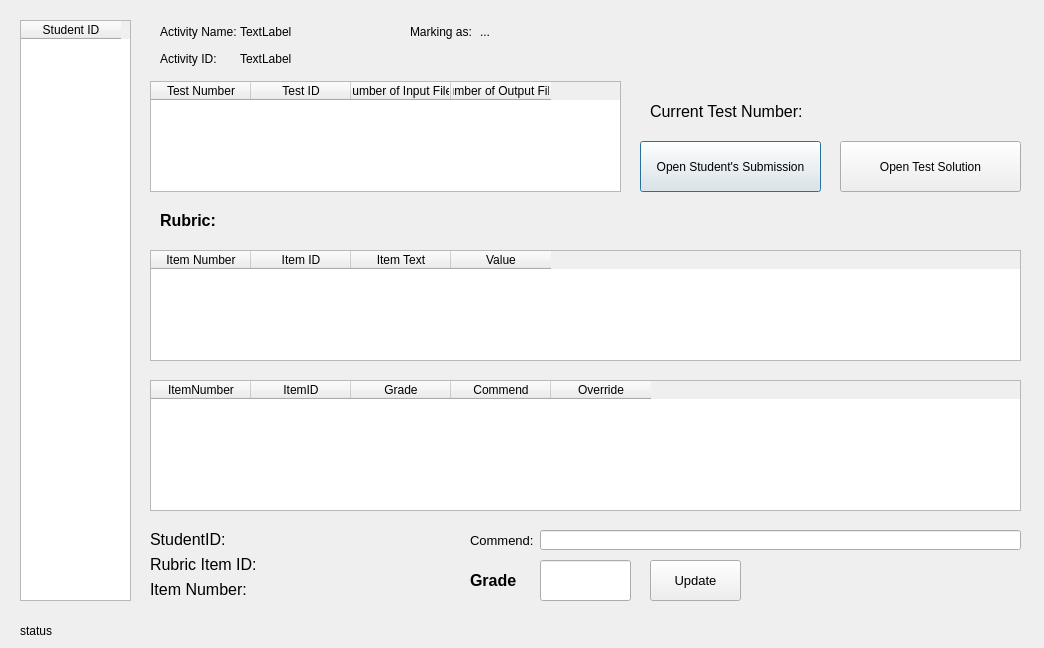
<?xml version="1.0" encoding="UTF-8"?>
<ui version="4.0">
 <class>GradingProgammingASM</class>
 <widget class="QDialog" name="GradingProgammingASM">
  <property name="geometry">
   <rect>
    <x>0</x>
    <y>0</y>
    <width>1044</width>
    <height>648</height>
   </rect>
  </property>
  <property name="windowTitle">
   <string>Dialog</string>
  </property>
  <widget class="QPushButton" name="pushButton_goSubmissionPath">
   <property name="geometry">
    <rect>
     <x>640</x>
     <y>141</y>
     <width>181</width>
     <height>51</height>
    </rect>
   </property>
   <property name="text">
    <string>Open Student's Submission</string>
   </property>
  </widget>
  <widget class="QLabel" name="label_8">
   <property name="geometry">
    <rect>
     <x>470</x>
     <y>560</y>
     <width>71</width>
     <height>41</height>
    </rect>
   </property>
   <property name="font">
    <font>
     <pointsize>12</pointsize>
     <weight>75</weight>
     <bold>true</bold>
    </font>
   </property>
   <property name="text">
    <string>Grade</string>
   </property>
  </widget>
  <widget class="QLabel" name="label_receiveData">
   <property name="geometry">
    <rect>
     <x>480</x>
     <y>21</y>
     <width>211</width>
     <height>21</height>
    </rect>
   </property>
   <property name="text">
    <string>...</string>
   </property>
  </widget>
  <widget class="QLabel" name="label_9">
   <property name="geometry">
    <rect>
     <x>410</x>
     <y>21</y>
     <width>61</width>
     <height>21</height>
    </rect>
   </property>
   <property name="text">
    <string>Marking as: </string>
   </property>
  </widget>
  <widget class="QTableWidget" name="tableWidget_studentGrade">
   <property name="enabled">
    <bool>true</bool>
   </property>
   <property name="geometry">
    <rect>
     <x>150</x>
     <y>380</y>
     <width>871</width>
     <height>131</height>
    </rect>
   </property>
   <property name="sortingEnabled">
    <bool>true</bool>
   </property>
   <attribute name="horizontalHeaderVisible">
    <bool>true</bool>
   </attribute>
   <attribute name="horizontalHeaderShowSortIndicator" stdset="0">
    <bool>false</bool>
   </attribute>
   <attribute name="verticalHeaderVisible">
    <bool>false</bool>
   </attribute>
   <column>
    <property name="text">
     <string>ItemNumber</string>
    </property>
    <property name="toolTip">
     <string/>
    </property>
    <property name="whatsThis">
     <string/>
    </property>
    <property name="font">
     <font>
      <kerning>true</kerning>
     </font>
    </property>
   </column>
   <column>
    <property name="text">
     <string>ItemID</string>
    </property>
    <property name="font">
     <font>
      <kerning>true</kerning>
     </font>
    </property>
   </column>
   <column>
    <property name="text">
     <string>Grade</string>
    </property>
    <property name="font">
     <font>
      <kerning>true</kerning>
     </font>
    </property>
   </column>
   <column>
    <property name="text">
     <string>Commend</string>
    </property>
    <property name="font">
     <font>
      <kerning>true</kerning>
     </font>
    </property>
   </column>
   <column>
    <property name="text">
     <string>Override</string>
    </property>
    <property name="font">
     <font>
      <kerning>true</kerning>
     </font>
    </property>
   </column>
  </widget>
  <widget class="QPushButton" name="pushButton_updateGrade">
   <property name="geometry">
    <rect>
     <x>650</x>
     <y>560</y>
     <width>91</width>
     <height>41</height>
    </rect>
   </property>
   <property name="font">
    <font>
     <pointsize>10</pointsize>
     <weight>50</weight>
     <bold>false</bold>
    </font>
   </property>
   <property name="text">
    <string>Update</string>
   </property>
  </widget>
  <widget class="QLabel" name="label">
   <property name="geometry">
    <rect>
     <x>160</x>
     <y>51</y>
     <width>71</width>
     <height>16</height>
    </rect>
   </property>
   <property name="text">
    <string>Activity ID:</string>
   </property>
  </widget>
  <widget class="QLabel" name="label_actName">
   <property name="geometry">
    <rect>
     <x>240</x>
     <y>21</y>
     <width>351</width>
     <height>21</height>
    </rect>
   </property>
   <property name="text">
    <string>TextLabel</string>
   </property>
   <property name="textFormat">
    <enum>Qt::AutoText</enum>
   </property>
   <property name="textInteractionFlags">
    <set>Qt::NoTextInteraction</set>
   </property>
  </widget>
  <widget class="QLabel" name="label_status">
   <property name="geometry">
    <rect>
     <x>20</x>
     <y>620</y>
     <width>141</width>
     <height>21</height>
    </rect>
   </property>
   <property name="text">
    <string>status</string>
   </property>
  </widget>
  <widget class="QTableWidget" name="tableWidget_students">
   <property name="geometry">
    <rect>
     <x>20</x>
     <y>20</y>
     <width>111</width>
     <height>581</height>
    </rect>
   </property>
   <column>
    <property name="text">
     <string>Student ID</string>
    </property>
   </column>
  </widget>
  <widget class="QLabel" name="label_activityID">
   <property name="geometry">
    <rect>
     <x>240</x>
     <y>51</y>
     <width>71</width>
     <height>16</height>
    </rect>
   </property>
   <property name="text">
    <string>TextLabel</string>
   </property>
  </widget>
  <widget class="QPushButton" name="pushButton_Solution">
   <property name="geometry">
    <rect>
     <x>840</x>
     <y>141</y>
     <width>181</width>
     <height>51</height>
    </rect>
   </property>
   <property name="text">
    <string>Open Test Solution</string>
   </property>
  </widget>
  <widget class="QLabel" name="label_4">
   <property name="geometry">
    <rect>
     <x>160</x>
     <y>21</y>
     <width>81</width>
     <height>21</height>
    </rect>
   </property>
   <property name="text">
    <string>Activity Name:</string>
   </property>
  </widget>
  <widget class="QLineEdit" name="lineEdit_Grade">
   <property name="geometry">
    <rect>
     <x>540</x>
     <y>560</y>
     <width>91</width>
     <height>41</height>
    </rect>
   </property>
   <property name="font">
    <font>
     <pointsize>12</pointsize>
    </font>
   </property>
  </widget>
  <widget class="QTableWidget" name="Rubric_table">
   <property name="geometry">
    <rect>
     <x>150</x>
     <y>250</y>
     <width>871</width>
     <height>111</height>
    </rect>
   </property>
   <property name="sortingEnabled">
    <bool>true</bool>
   </property>
   <column>
    <property name="text">
     <string>Item Number</string>
    </property>
   </column>
   <column>
    <property name="text">
     <string>Item ID</string>
    </property>
   </column>
   <column>
    <property name="text">
     <string>Item Text</string>
    </property>
    <property name="font">
     <font>
      <stylestrategy>PreferAntialias</stylestrategy>
     </font>
    </property>
   </column>
   <column>
    <property name="text">
     <string>Value</string>
    </property>
   </column>
  </widget>
  <widget class="QLabel" name="label_GradeStatus">
   <property name="geometry">
    <rect>
     <x>760</x>
     <y>560</y>
     <width>221</width>
     <height>41</height>
    </rect>
   </property>
   <property name="font">
    <font>
     <pointsize>12</pointsize>
     <weight>75</weight>
     <bold>true</bold>
    </font>
   </property>
   <property name="text">
    <string/>
   </property>
  </widget>
  <widget class="QLabel" name="label_10">
   <property name="geometry">
    <rect>
     <x>470</x>
     <y>530</y>
     <width>71</width>
     <height>21</height>
    </rect>
   </property>
   <property name="font">
    <font>
     <pointsize>10</pointsize>
    </font>
   </property>
   <property name="text">
    <string>Commend:</string>
   </property>
  </widget>
  <widget class="QTableWidget" name="Test_table">
   <property name="geometry">
    <rect>
     <x>150</x>
     <y>81</y>
     <width>471</width>
     <height>111</height>
    </rect>
   </property>
   <property name="sortingEnabled">
    <bool>true</bool>
   </property>
   <column>
    <property name="text">
     <string>Test Number</string>
    </property>
   </column>
   <column>
    <property name="text">
     <string>Test ID</string>
    </property>
   </column>
   <column>
    <property name="text">
     <string>Number of Input Files</string>
    </property>
   </column>
   <column>
    <property name="text">
     <string>Number of Output Files</string>
    </property>
   </column>
  </widget>
  <widget class="QLabel" name="label_2">
   <property name="geometry">
    <rect>
     <x>650</x>
     <y>101</y>
     <width>161</width>
     <height>21</height>
    </rect>
   </property>
   <property name="font">
    <font>
     <pointsize>12</pointsize>
    </font>
   </property>
   <property name="text">
    <string>Current Test Number:</string>
   </property>
  </widget>
  <widget class="QLabel" name="label_3">
   <property name="geometry">
    <rect>
     <x>820</x>
     <y>100</y>
     <width>161</width>
     <height>21</height>
    </rect>
   </property>
   <property name="font">
    <font>
     <pointsize>12</pointsize>
    </font>
   </property>
   <property name="text">
    <string/>
   </property>
  </widget>
  <widget class="QWidget" name="layoutWidget">
   <property name="geometry">
    <rect>
     <x>150</x>
     <y>530</y>
     <width>301</width>
     <height>71</height>
    </rect>
   </property>
   <layout class="QFormLayout" name="formLayout">
    <item row="0" column="0">
     <widget class="QLabel" name="label_5">
      <property name="sizeIncrement">
       <size>
        <width>0</width>
        <height>0</height>
       </size>
      </property>
      <property name="font">
       <font>
        <pointsize>12</pointsize>
       </font>
      </property>
      <property name="text">
       <string>StudentID:</string>
      </property>
     </widget>
    </item>
    <item row="0" column="1">
     <widget class="QLabel" name="label_studentID">
      <property name="font">
       <font>
        <pointsize>12</pointsize>
       </font>
      </property>
      <property name="text">
       <string/>
      </property>
     </widget>
    </item>
    <item row="1" column="0">
     <widget class="QLabel" name="label_6">
      <property name="font">
       <font>
        <pointsize>12</pointsize>
       </font>
      </property>
      <property name="text">
       <string>Rubric Item ID:</string>
      </property>
     </widget>
    </item>
    <item row="1" column="1">
     <widget class="QLabel" name="label_ItemID">
      <property name="font">
       <font>
        <pointsize>12</pointsize>
       </font>
      </property>
      <property name="text">
       <string/>
      </property>
     </widget>
    </item>
    <item row="2" column="0">
     <widget class="QLabel" name="label_7">
      <property name="font">
       <font>
        <pointsize>12</pointsize>
       </font>
      </property>
      <property name="text">
       <string>Item Number:</string>
      </property>
     </widget>
    </item>
    <item row="2" column="1">
     <widget class="QLabel" name="label_ItemNumber">
      <property name="font">
       <font>
        <pointsize>12</pointsize>
       </font>
      </property>
      <property name="text">
       <string/>
      </property>
     </widget>
    </item>
   </layout>
  </widget>
  <widget class="QLineEdit" name="lineEdit_commend">
   <property name="geometry">
    <rect>
     <x>540</x>
     <y>530</y>
     <width>481</width>
     <height>20</height>
    </rect>
   </property>
  </widget>
  <widget class="QLabel" name="label_11">
   <property name="geometry">
    <rect>
     <x>160</x>
     <y>210</y>
     <width>131</width>
     <height>21</height>
    </rect>
   </property>
   <property name="font">
    <font>
     <pointsize>12</pointsize>
     <weight>75</weight>
     <bold>true</bold>
    </font>
   </property>
   <property name="text">
    <string>Rubric:</string>
   </property>
  </widget>
 </widget>
 <resources/>
 <connections/>
</ui>
